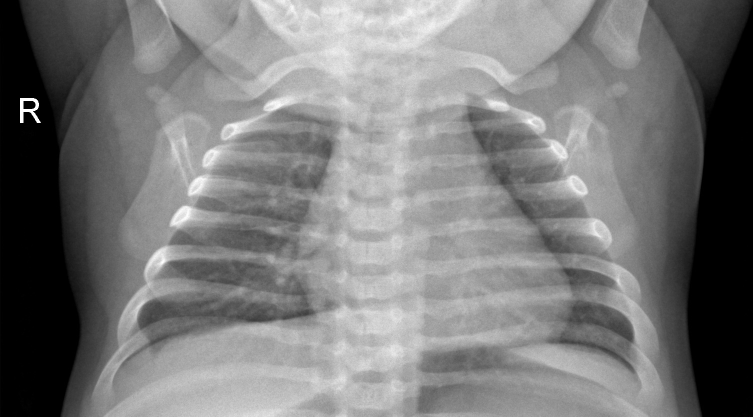
#> input picture data/train/NORMAL/IM-0199-0001.jpeg, 1506 x 833 px (shown at 1/2 size); its folder holds only this picture in this run
$ jupyter execute --allow-errors final-project-pneumonia-classification.ipynb
#> lines starting #> are read from the running program, lines starting #| are printed output that depends on the picture
 <h1 align="center">Classification Pneumonia</h1>

<h3 align="center">Reut Maslansky & Roi Birger</h3>

<h3>Overview:</h3>

- In this project we want to classify according to lung photography whether a person has pneumonia or not.
We want train a models that would try to learn the pattern of lung in the X-ray scans.

<h3>The DataSet:</h3>

- We use dataset called "chest-xray-pneumonia" from kaggle web.
- The dataset contain 5856 images, split to train and test folders.
Each of the folders contains healthy lung photography versus sick lungs.
Actually, we use maximum 600 images each folder for time efficiency.

<h3>What we want to examine?</h3>

1. Is it possible to develop a model that is classified among lung photographs with high success rates?
2. Which model among the techniques chosen to use will bring the best results most?
3. Is it possible to learn the structure of pneumonia from the photographs?

<h3>Techniques:</h3>

- SVM- Support Vector Machine
- Logistic Regression
- Adaboost
- Random Forest
- KNN- K Nearest Neighbors

<h3>Challenges:</h3>

- The database contained images of different sizes- and to make the prediction more accurate, we decided to edit the images equally - so that they were all the same size so as not to affect the quality of the classification.
- We encountered difficulties of long runtime because the database contained over 5000 images - so as mentioned, we used only about half of them.
- After examination, we noticed an imbalance between the number of images belonging to diseased lungs and the number of images belonging to healthy lungs. We hypothesized that the imbalance might affect the classification results, so we decided to use an equal number of images of each type.

# Code:
### Import all the necessary libraries

[cell 1]
from skimage.transform import resize
from skimage.io import imread
import numpy as np
import cv2
import os
from matplotlib import pyplot as plt
from collections import Counter
from sklearn.metrics import ConfusionMatrixDisplay, plot_confusion_matrix, plot_roc_curve

### Load data

[cell 2]
Train_path = 'data/train'
Test_path = 'data/test'

[cell 3]
def load_Data(dir):
    Categories = ['NORMAL', 'PNEUMONIA']
    X_arr = []  #input array
    Y_arr = []  #output array
    for i in Categories:
        dem = 1
        print(f'loading... category : {i}')
        path = os.path.join(dir, i)
        for img in os.listdir(path):
            img_array = imread(os.path.join(path, img))
            img_resized = resize(img_array, (100, 100, 3))
            X_arr.append(img_resized.flatten() / 255)
            Y_arr.append(Categories.index(i))
            if dem == 600:
                break
            else:
                dem += 1
        print(f'loaded category:{i} successfully')
    print("Completed!")
    return X_arr, Y_arr

[cell 4]
x_train, y_train = load_Data(Train_path)
#> in load_Data, img_array is the input picture: shape (833, 1506); min 0, max 255, mean 121.3
#> in load_Data, `img_resized = resize(img_array, (100, 100, 3))`:
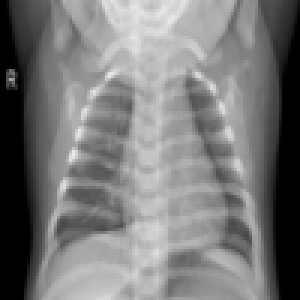
#> img_resized: shape (100, 100, 3) float64 (shown 3 times larger); min 0, max 0.915, mean 0.476
#> pass 2 of the loop in load_Data, `for i in Categories:`:
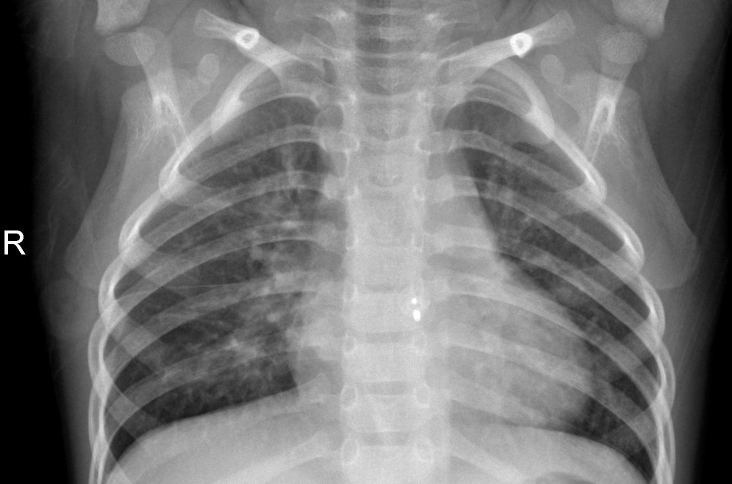
#> input picture data/train/PNEUMONIA/person1049_bacteria_2983.jpeg, 1464 x 967 px (shown at 1/2 size)
#> in load_Data, img_array is the input picture: shape (967, 1464); min 0, max 255, mean 117.1
#> in load_Data, `img_resized = resize(img_array, (100, 100, 3))`:
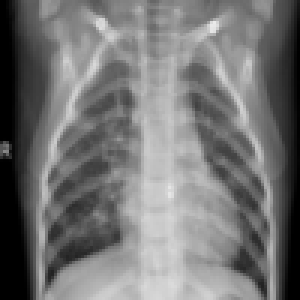
#> img_resized: shape (100, 100, 3) float64 (shown 3 times larger); min 0, max 0.917, mean 0.459
#> x_train = 2 items; y_train = [0, 1]

[cell 5]
x_test, y_test = load_Data(Test_path)
#> pass 2 of the loop in load_Data, `for i in Categories:`:
#> x_test = 2 items; y_test = [0, 1]

### Show some images

[cell 6]
Categories = ['NORMAL', 'PNEUMONIA']

X = []  #input array
Y = []  #output array
for i in Categories:
    dem = 1
    path = os.path.join('data/train', i)
    for img in os.listdir(path):
        img = cv2.imread(os.path.join(path, img))
        img = cv2.resize(img, (100, 100))
        if len(img.shape) == 3:
            img = cv2.cvtColor(img, cv2.COLOR_BGR2GRAY)
#> img: shape (100, 100)
        X.append(img)
        Y.append(Categories.index(i))
        if dem == 2:
            break
        else:
            dem += 1
#> pass 2 of the loop `for i in Categories:`:

fig, ax = plt.subplots(2, 2)
fig.set_size_inches(8, 8)
for i in range(2):
    for j in range(2):
        if j == 0:
            ax[i, j].imshow(X[i], cmap='gray_r')
            ax[i, j].set_title('Lable: ' + Categories[Y[i]])
        else:
            ax[i, j].imshow(X[len(Y) - 1 - i], cmap='gray_r')
            ax[i, j].set_title('Lable: ' + Categories[Y[len(Y) - 1 - i]])

plt.tight_layout()
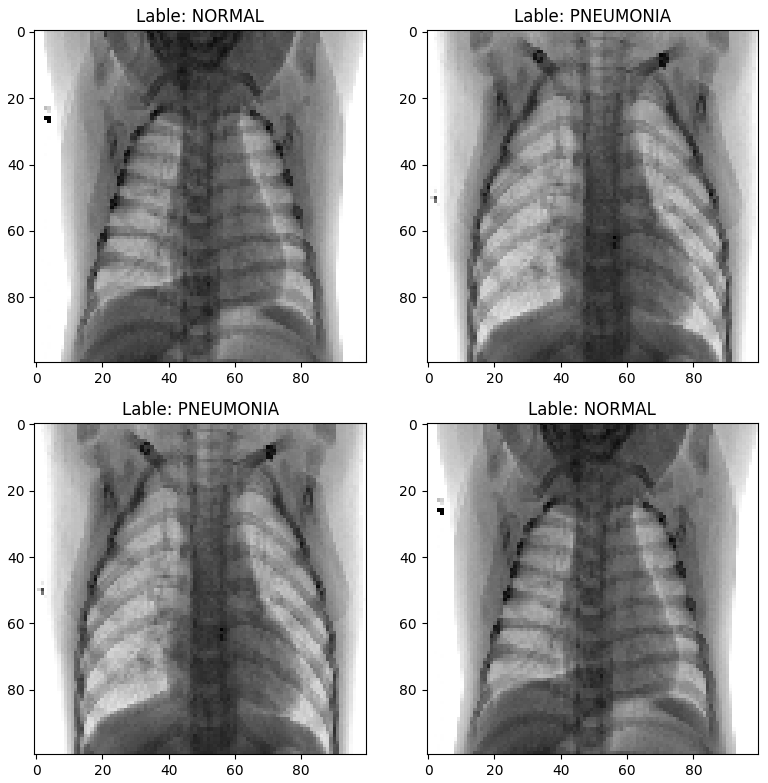
#> figure drawn by matplotlib, 4 panels

[cell 7]
d = Counter(y_train)
#> d = {0: 1, 1: 1}
plt.bar(['NORMAL', 'PNEUMONIA'], d.values(), width=0.5)
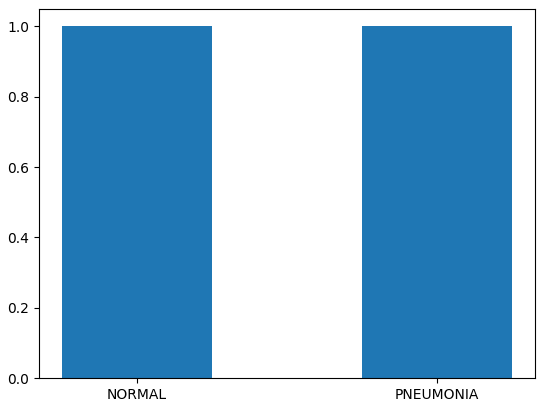
#> figure drawn by matplotlib, 1 panel

# Training Models

### SVM Model

[cell 8]
from sklearn.svm import SVC

SVM = SVC(C=1)
SVM.fit(x_train, y_train)

### Logistic Regression Model

[cell 9]
from sklearn.linear_model import LogisticRegression

LGR = LogisticRegression(C=1)
LGR.fit(x_train, y_train)

### Adaboost Model

[cell 10]
from sklearn.ensemble import AdaBoostClassifier

AB = AdaBoostClassifier()
AB.fit(x_train, y_train)

### k-nearest neighbors Model

[cell 11]
from sklearn.neighbors import KNeighborsClassifier

KNN = KNeighborsClassifier()
KNN.fit(x_train, y_train)

### Random Forest Model

[cell 12]
from sklearn.ensemble import RandomForestClassifier

RF = RandomForestClassifier(n_estimators=100, random_state=42)
RF.fit(x_train, y_train)

# Testing Model

### SVM Model

[cell 13]
ConfusionMatrixDisplay.from_estimator(SVM, x_test, y_test, display_labels=np.array(["NORMAL", "PNEUMONIA"]),
                                      cmap=plt.cm.Blues)
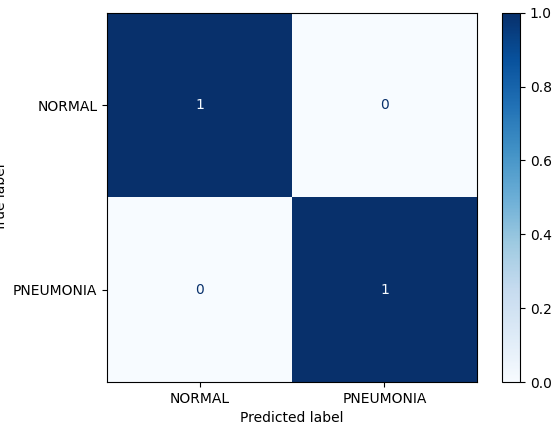
#> figure drawn by matplotlib, 2 panels
